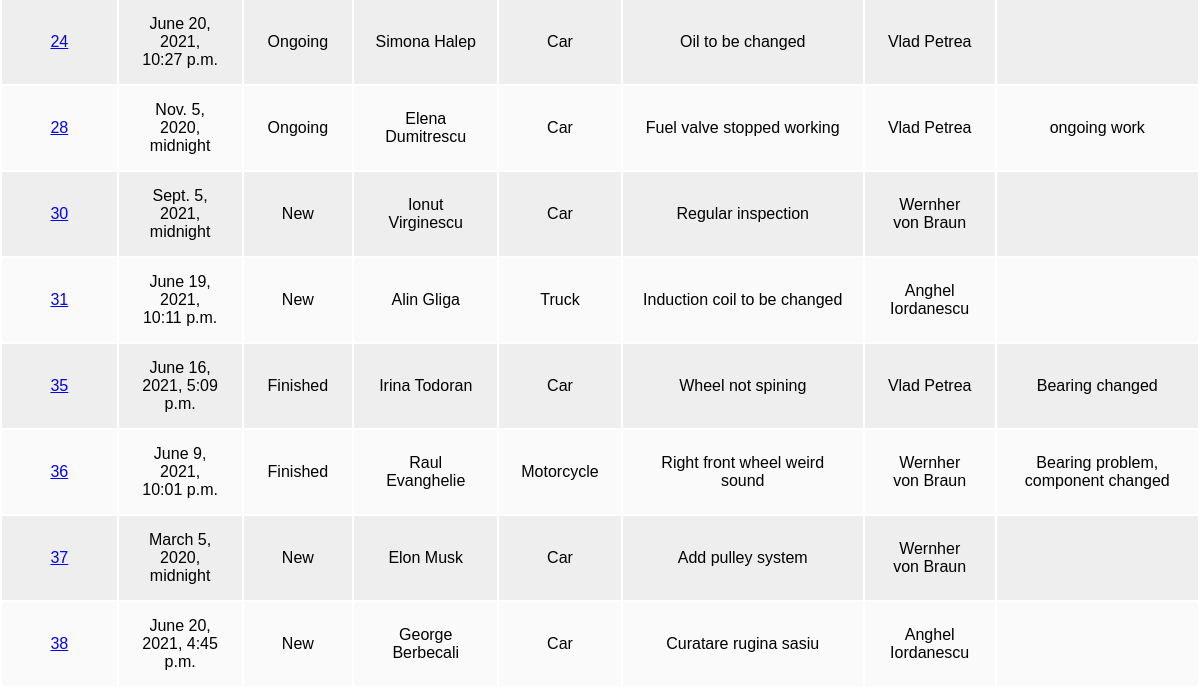
Before: /ticket/search/ (lower part) with the older database file.
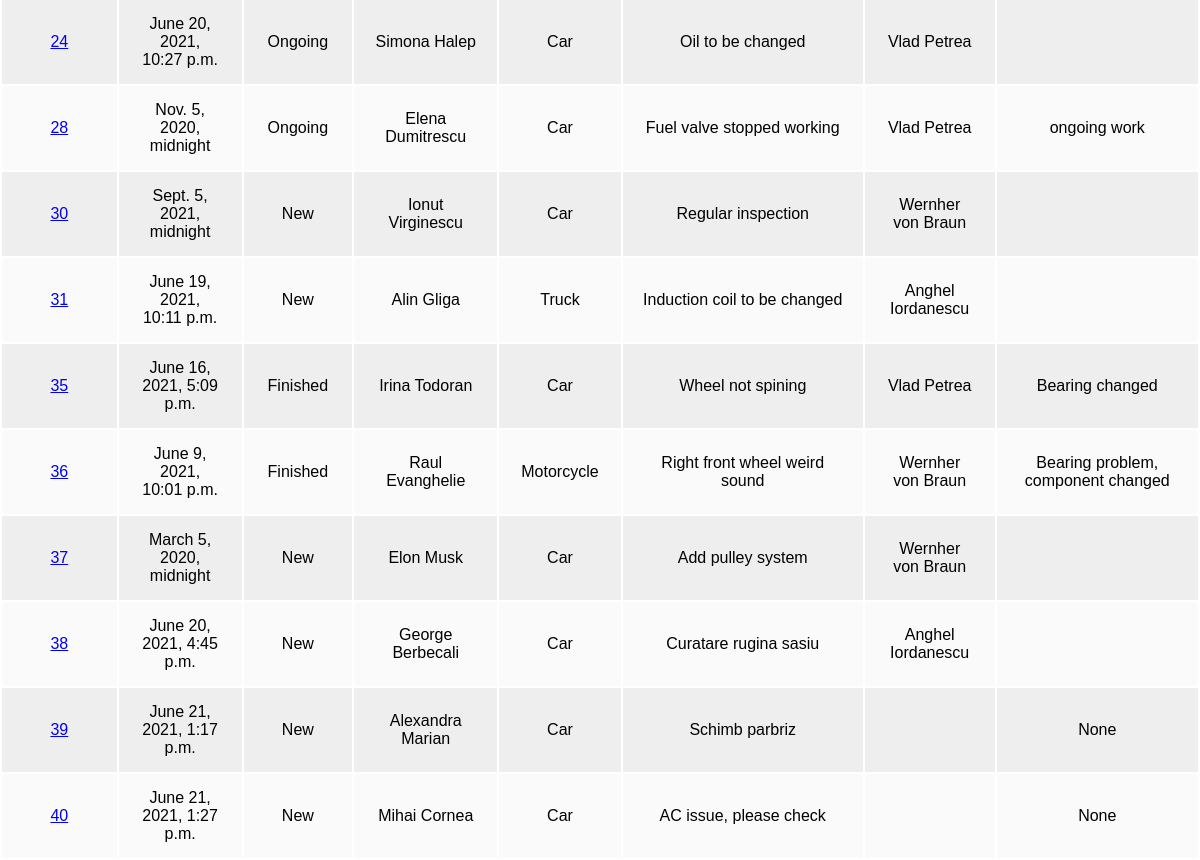
After: the same page with the newer database file.
### ticket/models.py (models this page shows, shortened)
class Ticket(models.Model):
    vehicle_types = (('Car', 'Car'), ('Motorcycle', 'Motorcycle'), ('Truck', 'Truck'))
    ticket_statuses = (('New', 'New'), ('Ongoing', 'Ongoing'), ('Finished', 'Finished'))
    client_name = models.CharField(max_length=100)
    client_phone = models.CharField(max_length=14)
    client_email = models.EmailField(max_length=100)
    vehicle_type = models.CharField(max_length=20, choices=vehicle_types, default='Car')
    vehicle_ID = models.CharField(max_length=17)
    vehicle_licence_number = models.CharField(max_length=12)
    vehicle_issue_text = models.TextField()
    ticket_status = models.CharField(max_length=10, choices=ticket_statuses, default='New')
    ticket_entry_date = models.DateTimeField(default=timezone.now)
    ticket_solution_date = models.DateTimeField(null=True, blank=True)
    ticket_solution_text = models.TextField(null=True, blank=True)
    ticket_number = models.AutoField(primary_key=True)
    ticket_assignee = models.CharField(max_length=100)

### ticket/views.py (the view)
# urls.py: path('search/', views.search, name='search'),
def search(request):
    ticket_list = Ticket.objects.all()
    ticket_filter = TicketFilter(request.GET, queryset=ticket_list)
    return render(request, 'ticket/searchticket.html', {'filter': ticket_filter})

### ticket/templates/ticket/searchticket.html (shortened to what this page needs)
<!DOCTYPE html>
<html lang="en">
<head>
</head>
<body>
{% load static %}
{% block content %}
{% if user.is_authenticated %}
    <div>
  <p class="welcome_user">Hi {{ user.username }}!</p>
        </div>
<div>
            <img src="{% static 'ticket/images/logo.png' %}">
            <nav>
               <ul>
                  <li><a href="/">Logout</a></li>
               </ul>
            </nav>
         </div>
{% else %}
   <div>
{% endif %}
{% endblock %}
<br>
<div style="overflow-x:auto;">
    <table class="content-table">
        <tbody>
            {% for ticket in filter.qs %}
            <tr>
                <td><a href="/ticket/{{ticket.ticket_number}}">{{ticket.ticket_number}}</a></td>
                <td>{{ticket.ticket_entry_date}}</td>
                <td>{{ticket.ticket_status}}</td>
                <td>{{ticket.client_name}}</td>
                <td>{{ticket.vehicle_type}}</td>
                <td>{{ticket.vehicle_issue_text}}</td>
                <td>{{ticket.ticket_assignee}}</td>
                <td>{{ticket.ticket_solution_text}}</td>
            </tr>
            {% endfor %}
        </tbody>
    </table>
</div>
</body>
</html>

Changed rows visible on the page:
added Ticket: ticket_number "39", ticket_entry_date "June 21, 2021, 1:17 p.m.", ticket_status "New", client_name "Alexandra Marian", vehicle_type "Car", vehicle_issue_text "Schimb parbriz", ticket_solution_text "None"
added Ticket: ticket_number "40", ticket_entry_date "June 21, 2021, 1:27 p.m.", ticket_status "New", client_name "Mihai Cornea", vehicle_type "Car", vehicle_issue_text "AC issue, please check", ticket_solution_text "None"
